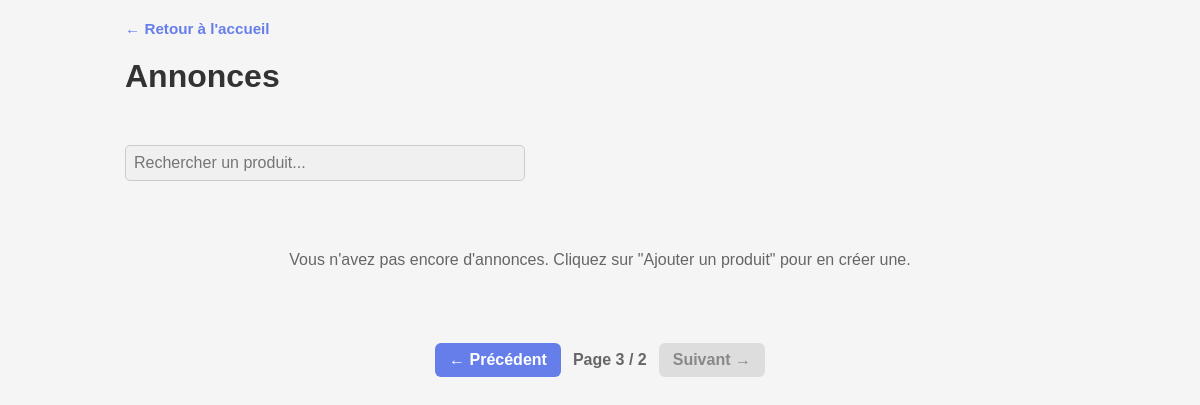
Before: /all_listings.php?page=3 (signed in) with the older database file.
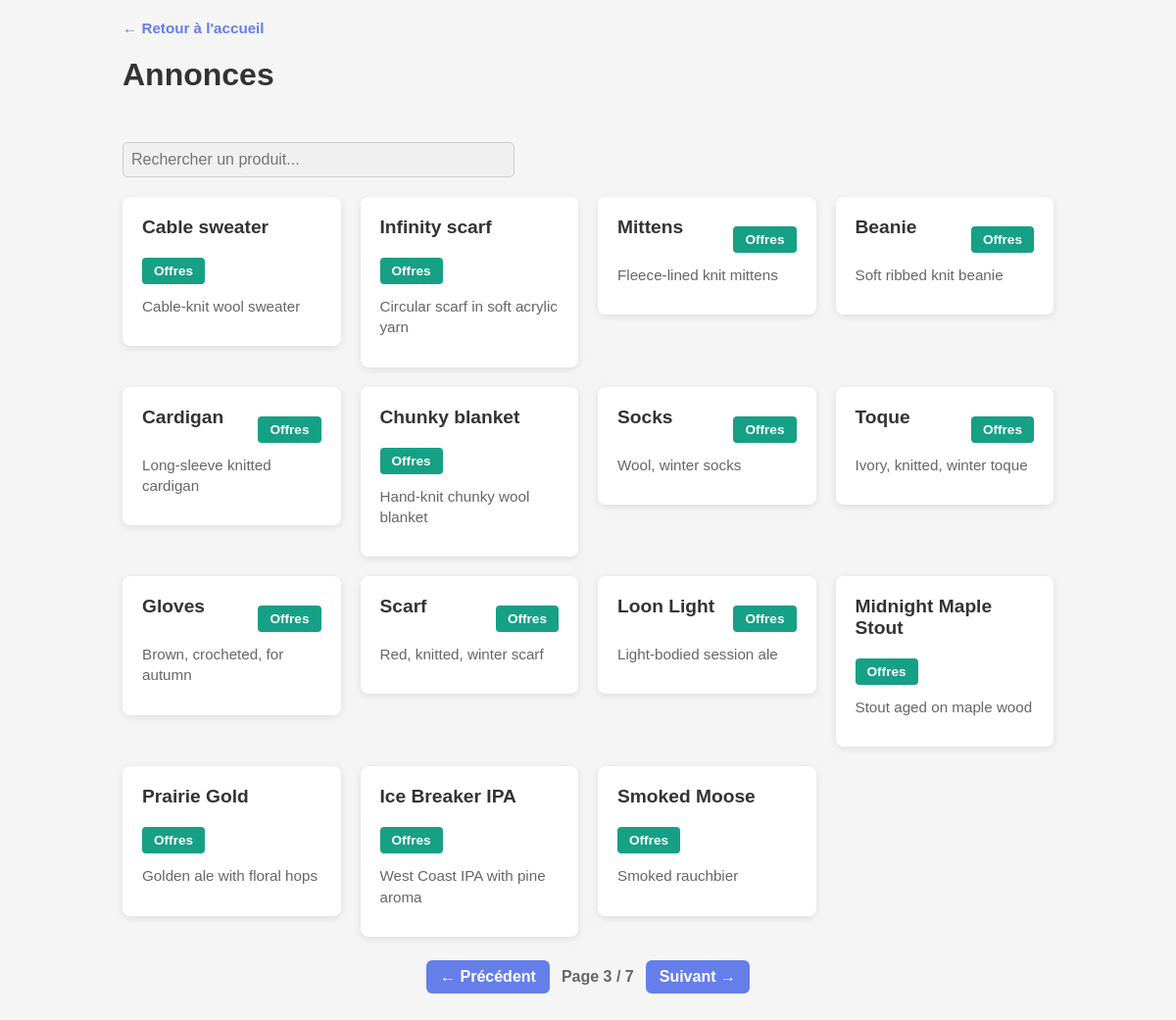
After: the same page with the newer database file.
### tables this page shows
CREATE TABLE Products (
	id INT AUTO_INCREMENT NOT NULL PRIMARY KEY,
	user_id INT,
	name CHAR(50) NOT NULL,
	description VARCHAR(255),
	offers INT DEFAULT 0,
	FOREIGN KEY (user_id) REFERENCES Users(user_id)
);

### all_listings.php (the view, shortened to what this page needs)
<?php
require 'includes/db_connect.php';
$page = isset($_GET['page']) ? max(1, (int)$_GET['page']) : 1;
$per_page = 15;
$offset = ($page - 1) * $per_page;
$countStmt = $conn->prepare('SELECT COUNT(*) FROM Products');
$countStmt->execute();
$total_items = (int)$countStmt->fetchColumn();
$total_pages = max(1, (int)ceil($total_items / $per_page));
$stmt = $conn->prepare('SELECT * FROM Products ORDER BY id DESC LIMIT :limit OFFSET :offset');
$stmt->bindValue(':limit', $per_page, PDO::PARAM_INT);
$stmt->bindValue(':offset', $offset, PDO::PARAM_INT);
$stmt->execute();
$products = $stmt->fetchAll();
?>
<!DOCTYPE html>
<html>
<head>
	<link rel="stylesheet" href="assets/css/style.css">
</head>
<body>
	<div class="container">
		<div class="back-link">
			<a href="index.php">← Retour à l'accueil</a>
		</div>
		<div class="header">
			<h1>Annonces</h1>
		</div>
		<div style="margin-bottom: 20px;">
			<input type="text" id="searchBar" placeholder="Rechercher un produit..." style="width: 100%; max-width: 400px; padding: 8px; border-radius: 5px; border: 1px solid #ccc;">
		</div>
		<div id="listings">
			<?php if (empty($products)): ?>
				<div class="empty-state">
					<p>Vous n'avez pas encore d'annonces. Cliquez sur "Ajouter un produit" pour en créer une.</p>
				</div>
			<?php else: ?>
				<?php foreach ($products as $prod): ?>
					<div class="product-card" data-product-id="<?= $prod['id'] ?>">
						<div class="product-header">
							<div class="product-name"><?= htmlspecialchars($prod['name']) ?></div>
							<div class="product-actions">
								<button class="btn-offers" onclick="location.href='offers.php?id=<?= $prod['id'] ?>&name=<?= rawurlencode($prod['name']) ?>'">Offres</button>
							</div>
						</div>
						<div class="product-description"><?= htmlspecialchars($prod['description'] ?? 'Pas de description') ?></div>
					</div>
				<?php endforeach; ?>
			<?php endif; ?>
		</div>
	</div>
	<?php if ($total_pages > 1): ?>
		<div class="pagination" aria-label="Pagination">
			<?php if ($page > 1): ?>
				<a href="?page=<?= $page - 1 ?>" class="pagination-btn">← Précédent</a>
			<?php else: ?>
				<span class="pagination-btn disabled">← Précédent</span>
			<?php endif; ?>
			<span class="pagination-info">Page <?= $page ?> / <?= $total_pages ?></span>
			<?php if ($page < $total_pages): ?>
				<a href="?page=<?= $page + 1 ?>" class="pagination-btn">Suivant →</a>
			<?php else: ?>
				<span class="pagination-btn disabled">Suivant →</span>
			<?php endif; ?>
		</div>
	<?php endif; ?>
</body>
</html>

Changed rows visible on the page:
added products: name "Cable sweater", description "Cable-knit wool sweater"
added products: name "Infinity scarf", description "Circular scarf in soft acrylic yarn"
added products: name "Mittens", description "Fleece-lined knit mittens"
added products: name "Beanie", description "Soft ribbed knit beanie"
added products: name "Cardigan", description "Long-sleeve knitted cardigan"
added products: name "Chunky blanket", description "Hand-knit chunky wool blanket"
added products: name "Socks", description "Wool, winter socks"
added products: name "Toque", description "Ivory, knitted, winter toque"
added products: name "Gloves", description "Brown, crocheted, for autumn"
added products: name "Scarf", description "Red, knitted, winter scarf"
added products: name "Loon Light", description "Light-bodied session ale"
added products: name "Midnight Maple Stout", description "Stout aged on maple wood"
added products: name "Prairie Gold", description "Golden ale with floral hops"
added products: name "Ice Breaker IPA", description "West Coast IPA with pine aroma"
added products: name "Smoked Moose", description "Smoked rauchbier"
Other visible differences:
$total_pages: "2" → "7"
text no longer shown: "Vous n'avez pas encore d'annonces. Cliquez sur \"Ajouter un produit\" pour en créer une."
